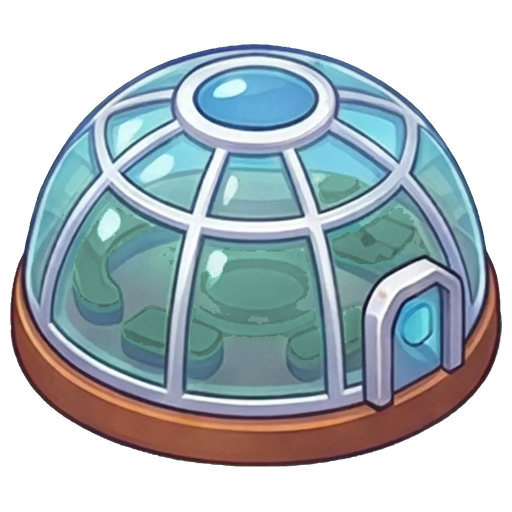
#> input picture assets/colony/dome.png, 512 x 512 px
$ python key.py ../../../assets/colony/dome.png ../../../assets/colony/greenhouse.png ../../../assets/colony/greenhouse.png
#> lines starting #> are read from the running program, lines starting #| are printed output that depends on the picture; after the words box and inside, x2 and y2 are one past the last pixel; in counts of white or black regions, pixels touching at a corner belong together
## Key a generated sheet (3x3 pieces on pure #00FF00) into cropped RGBA sprites.
##   python3 key.py sheet.png outdir name1,name2,...,name9   (needs Pillow, numpy, scipy)
import sys
from PIL import Image
import numpy as np
from scipy import ndimage
src, outdir = sys.argv[1], sys.argv[2]
names = sys.argv[3].split(",")
im = np.asarray(Image.open(src).convert("RGB")).astype(np.float32)
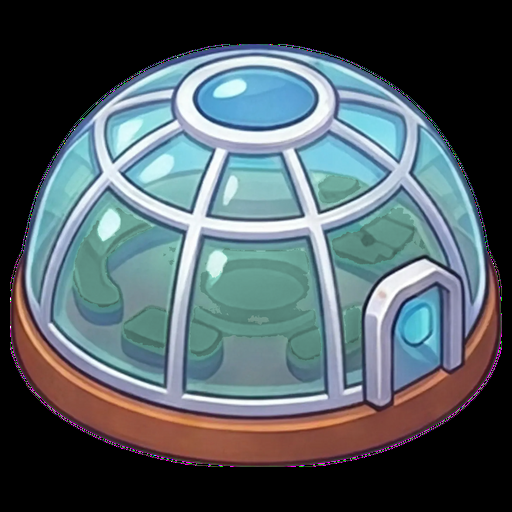
#> im: shape (512, 512, 3) float32; mean R, G, B 81.4, 93.9, 99.5
r, g, b = im[..., 0], im[..., 1], im[..., 2]
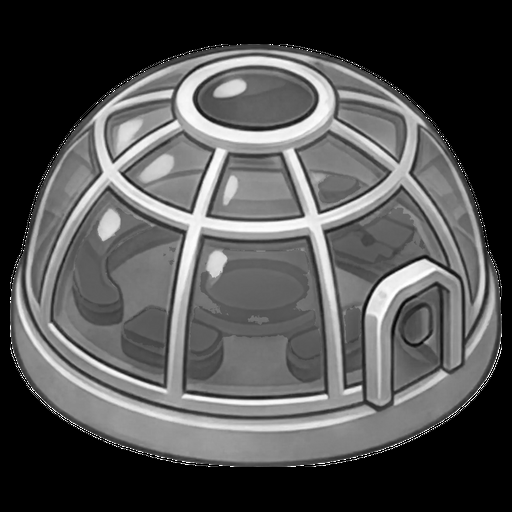
#> r: shape (512, 512) float32; min 0, max 255, mean 81.4
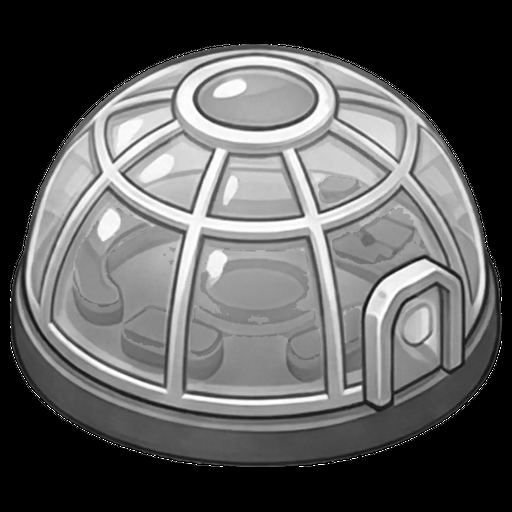
#> g: shape (512, 512) float32; min 0, max 255, mean 93.9
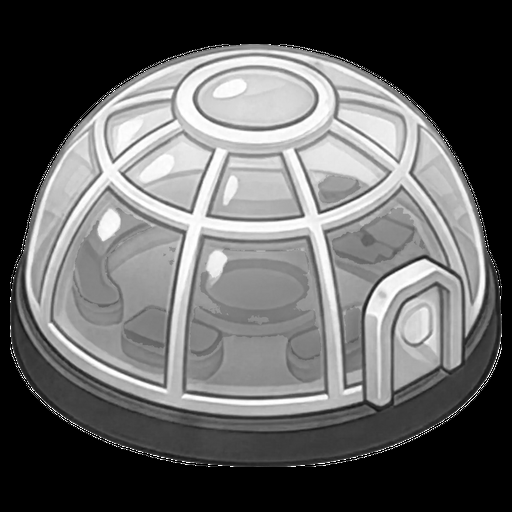
#> b: shape (512, 512) float32; min 0, max 255, mean 99.5
gx = g - np.maximum(r, b)
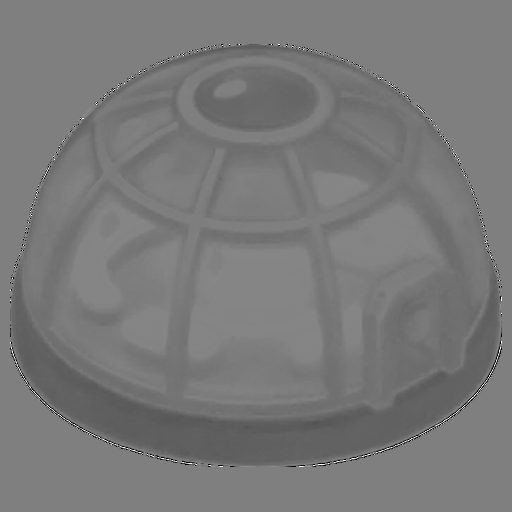
#> gx: shape (512, 512) float32; min -255, max 255, mean -12.8; drawn with min black and max white
alpha = np.clip(1.0 - (gx - 40) / 80.0, 0, 1)
g2 = np.where(gx > 0, np.maximum(r, b), g)
rgba = np.dstack([r, g2, b, alpha * 255]).astype(np.uint8)
H, W = alpha.shape
#> H = 512; W = 512
n = 3
for k, name in enumerate(names):
    cx, cy = k % n, k // n
    q = rgba[cy * H // n:(cy + 1) * H // n, cx * W // n:(cx + 1) * W // n]
    a = q[..., 3] > 128
    # keep the largest blob plus anything close to it (dangling stones), drop stray specks
    lab, cnt = ndimage.label(ndimage.binary_dilation(a, iterations=6))
    sizes = ndimage.sum(a, lab, range(1, cnt + 1))
    keep = lab == (1 + int(np.argmax(sizes)))
    q = q.copy(); q[..., 3] = np.where(keep, q[..., 3], 0)
    ys, xs = np.where(q[..., 3] > 128)
    t = q[ys.min():ys.max() + 1, xs.min():xs.max() + 1]
    Image.fromarray(t).save(f"{outdir}/{name}.png")
    print(name, t.shape[1], t.shape[0])
#> this loop made 1 pass
#> (cnt, sizes) on pass 1: (1, [28861])
#> pass 1, `q = rgba[cy * H // n:(cy + 1) * H // n, cx * W // n:(cx + 1) * W // n]`:
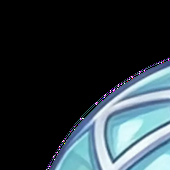
#> q: shape (170, 170, 4); mean of channels 0, 1, 2, 3 42.4, 53.6, 59.3, 254.6; transparent parts drawn white
#> pass 1, `a = q[..., 3] > 128`:
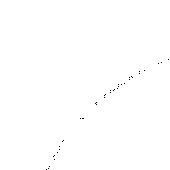
#> a: shape (170, 170) bool; 99.9% white; black in thin lines or dots, all inside (x1, y1, x2, y2) = (46, 59, 169, 170)

$ run again, on assets/colony/lab.png
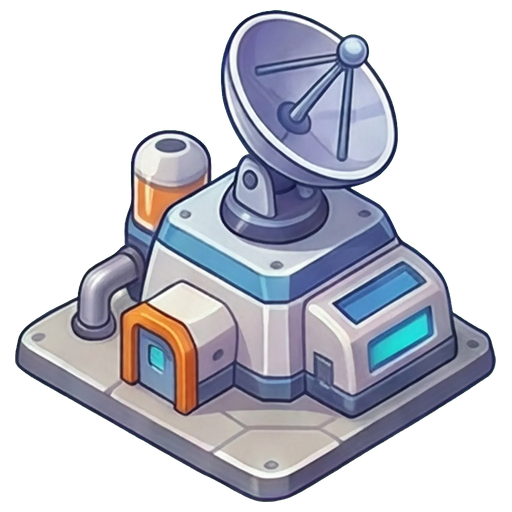
#> input picture assets/colony/lab.png, 512 x 512 px
#> `gx = g - np.maximum(r, b)`:
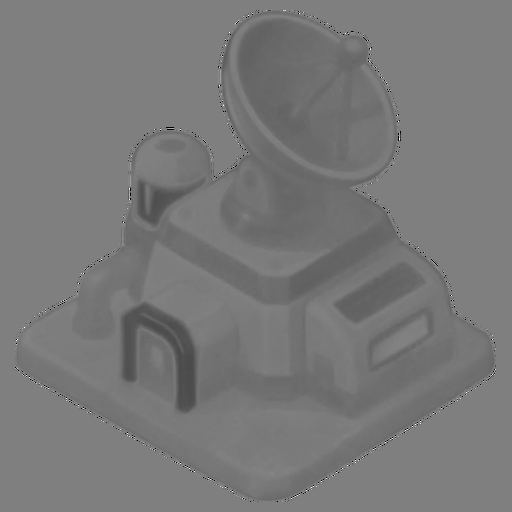
#> gx: shape (512, 512) float32; min -255, max 255, mean -12.9; drawn with min black and max white
#> the loop `for k, name in enumerate(names):` made 1 pass
#> (cnt, sizes) on pass 1: (1, [28895])
#> pass 1, `q = rgba[cy * H // n:(cy + 1) * H // n, cx * W // n:(cx + 1) * W // n]`:
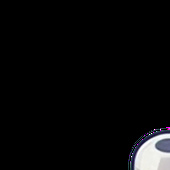
#> q: shape (170, 170, 4); mean of channels 0, 1, 2, 3 8.3, 8.3, 8.8, 254.9; transparent parts drawn white

$ run again, on assets/colony/paths.png
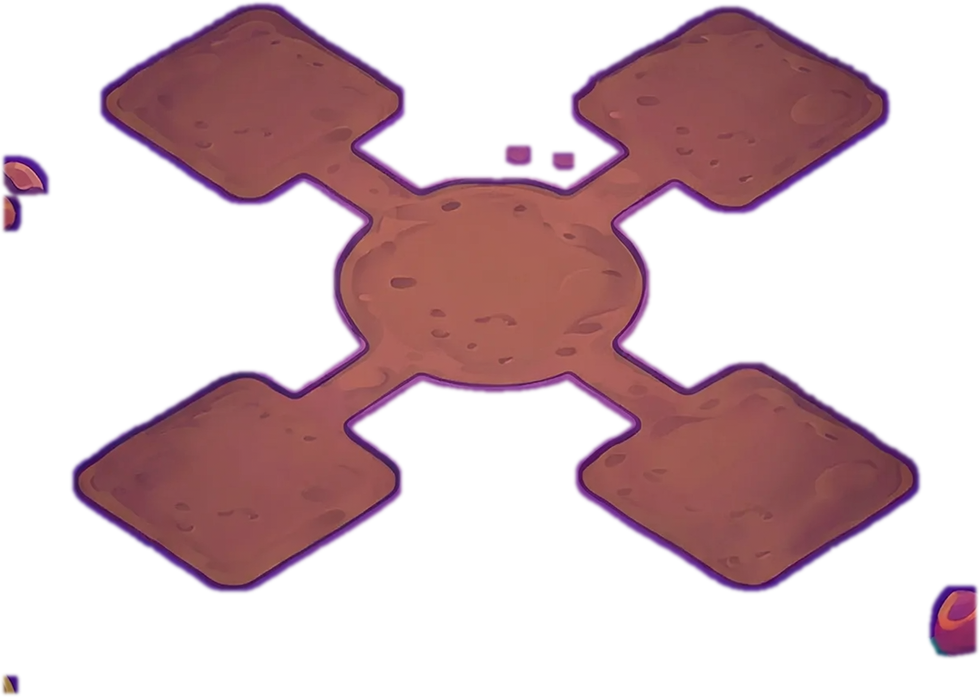
#> input picture assets/colony/paths.png, 980 x 697 px
#> alpha: shape (697, 980) float32; every value is 1
#> the loop `for k, name in enumerate(names):` made 1 pass
#> (cnt, sizes) on pass 1: (1, [75632])
#> pass 1, `q = rgba[cy * H // n:(cy + 1) * H // n, cx * W // n:(cx + 1) * W // n]`:
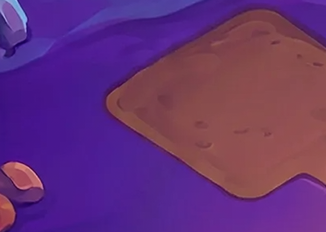
#> q: shape (232, 326, 4); mean R, G, B, A 102.3, 49.9, 117.6, 255
